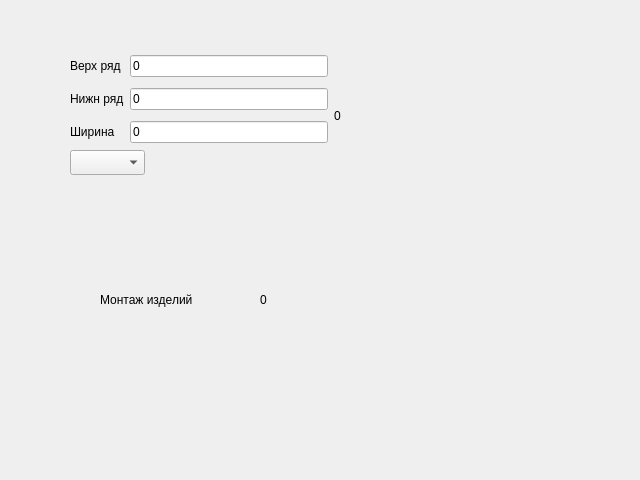
<?xml version="1.0" encoding="UTF-8"?>
<ui version="4.0">
 <class>MainWindow</class>
 <widget class="QDialog" name="MainWindow">
  <property name="geometry">
   <rect>
    <x>0</x>
    <y>0</y>
    <width>640</width>
    <height>480</height>
   </rect>
  </property>
  <property name="windowTitle">
   <string>Dialog</string>
  </property>
  <widget class="QLabel" name="frontWindowSizesCostValueLabel">
   <property name="geometry">
    <rect>
     <x>260</x>
     <y>290</y>
     <width>63</width>
     <height>20</height>
    </rect>
   </property>
   <property name="text">
    <string>0</string>
   </property>
  </widget>
  <widget class="QLabel" name="frontWindowSizesCostLabel">
   <property name="geometry">
    <rect>
     <x>100</x>
     <y>290</y>
     <width>121</width>
     <height>20</height>
    </rect>
   </property>
   <property name="text">
    <string>Монтаж изделий</string>
   </property>
  </widget>
  <widget class="QWidget" name="gridLayoutWidget">
   <property name="geometry">
    <rect>
     <x>70</x>
     <y>50</y>
     <width>271</width>
     <height>101</height>
    </rect>
   </property>
   <layout class="QGridLayout" name="gridLayout">
    <item row="4" column="0">
     <widget class="QLabel" name="frontLowerRowHeightLabel">
      <property name="text">
       <string>Нижн ряд</string>
      </property>
     </widget>
    </item>
    <item row="5" column="1">
     <widget class="QLineEdit" name="frontWidthEdit">
      <property name="text">
       <string>0</string>
      </property>
     </widget>
    </item>
    <item row="4" column="1">
     <widget class="QLineEdit" name="frontLowerRowHeightEdit">
      <property name="text">
       <string>0</string>
      </property>
     </widget>
    </item>
    <item row="5" column="0">
     <widget class="QLabel" name="frontWidthLabel">
      <property name="text">
       <string>Ширина</string>
      </property>
     </widget>
    </item>
    <item row="1" column="1">
     <widget class="QLineEdit" name="frontUpperRowHeightEdit">
      <property name="inputMethodHints">
       <set>Qt::ImhNone</set>
      </property>
      <property name="text">
       <string>0</string>
      </property>
     </widget>
    </item>
    <item row="1" column="0">
     <widget class="QLabel" name="frontUpperRowHeightLabel">
      <property name="text">
       <string>Верх ряд</string>
      </property>
     </widget>
    </item>
    <item row="4" column="2" rowspan="2">
     <widget class="QLabel" name="frontSquareValueLabel">
      <property name="text">
       <string>0</string>
      </property>
     </widget>
    </item>
   </layout>
  </widget>
  <widget class="QComboBox" name="comboBox">
   <property name="geometry">
    <rect>
     <x>70</x>
     <y>150</y>
     <width>75</width>
     <height>25</height>
    </rect>
   </property>
  </widget>
 </widget>
 <resources/>
 <connections/>
</ui>
